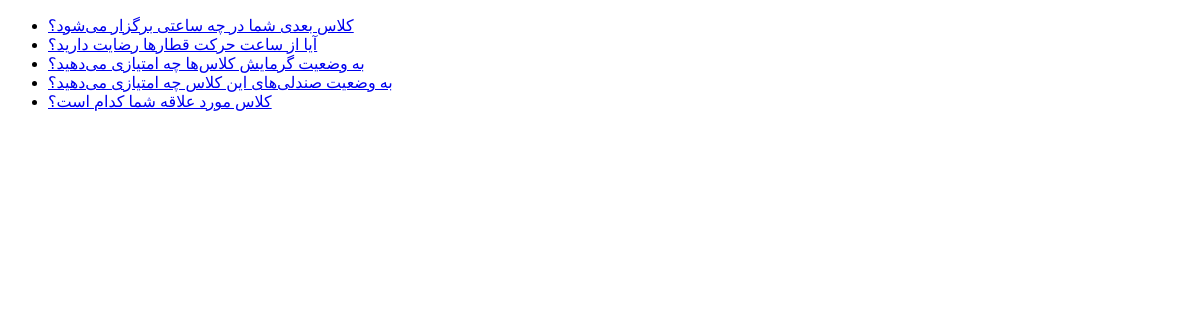
/polls/, run on an earlier commit of the app's database.
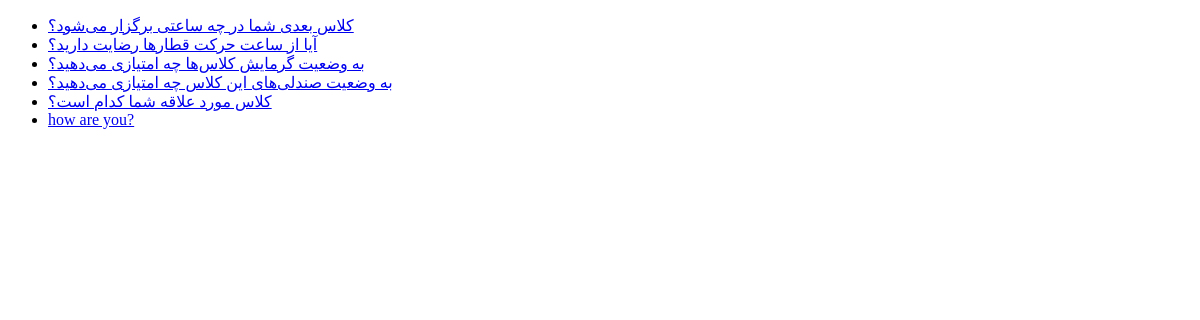
And on a later commit of the database.
### polls/models.py (models this page shows, shortened)
class Question(models.Model):
    question_text = models.CharField(max_length=200, db_column="text")
    pub_date = models.DateTimeField("date published")
    email = models.EmailField(max_length=254, unique=True, null=True, blank=True,
                              verbose_name="email address")
    language = models.CharField(max_length=2, default="en",
                                choices=[("en", "English"),
                                         ("fa", "Farsi"),
                                         ("ar", "Arabic"),])
    name = models.CharField(max_length=200, null=True, blank=True, help_text="Name of asking person")

### polls/views.py (the view)
# urls.py: path("", views.IndexView.as_view(), name="index"),
class IndexView(ListView):
    model = Question
    context_object_name = "questions"
    template_name = "index.html"

### polls/templates/index.html (shortened to what this page needs)
<!DOCTYPE html>
<html lang="en">
<head>
</head>
<body>
<ul>
    {% for question in questions %}
        <li><a href="/polls/{{ question.id }}/"> {{ question.question_text }}</a></li>
    {% endfor %}
</ul>
</body>
</html>

What changed in the data, as far as the page shows it:
added Question: question_text "how are you?"
